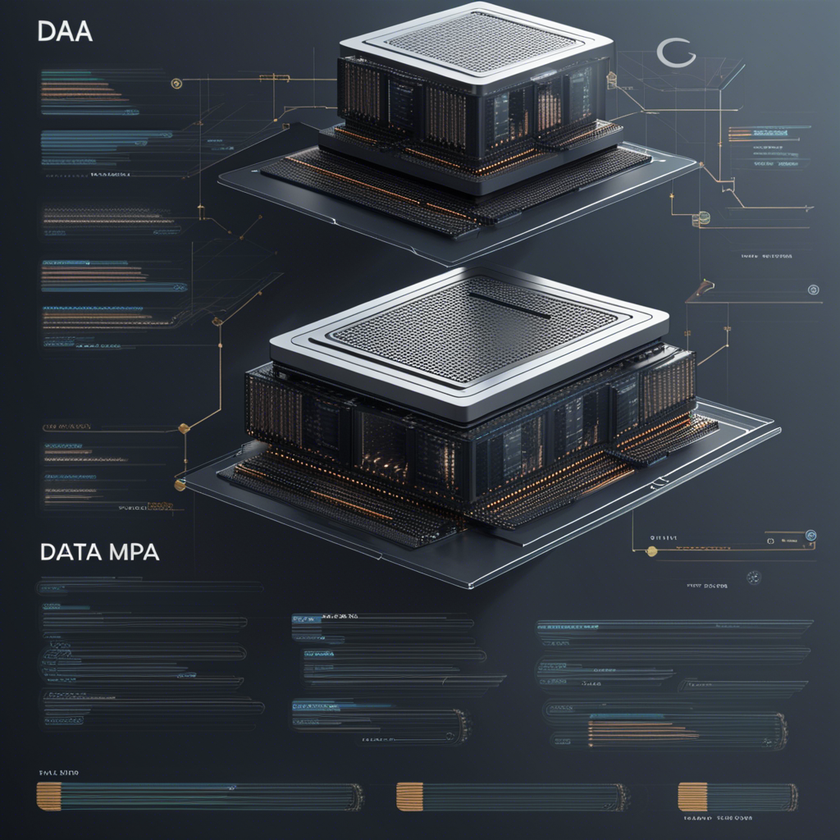
#> input picture img/数据中台.png, 840 x 840 px, shrunk from 1024 x 1024 before the run, found by its file name
$ python opencv-slide.py
#> lines starting #> are read from the running program, lines starting #| are printed output that depends on the picture; long printed decimals are rounded
import cv2 as cv
import numpy

img = cv.imread("./img/数据中台.png", flags=cv.IMREAD_GRAYSCALE)
#> img: shape (840, 840); min 0, max 255, mean 57.9
roi = img[150:250, 150:250]
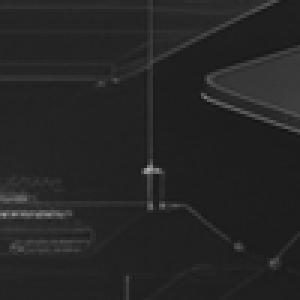
#> roi: shape (100, 100) (shown 3 times larger); min 21, max 176, mean 37.2

match = cv.matchTemplate(img, roi, cv.TM_CCORR_NORMED)
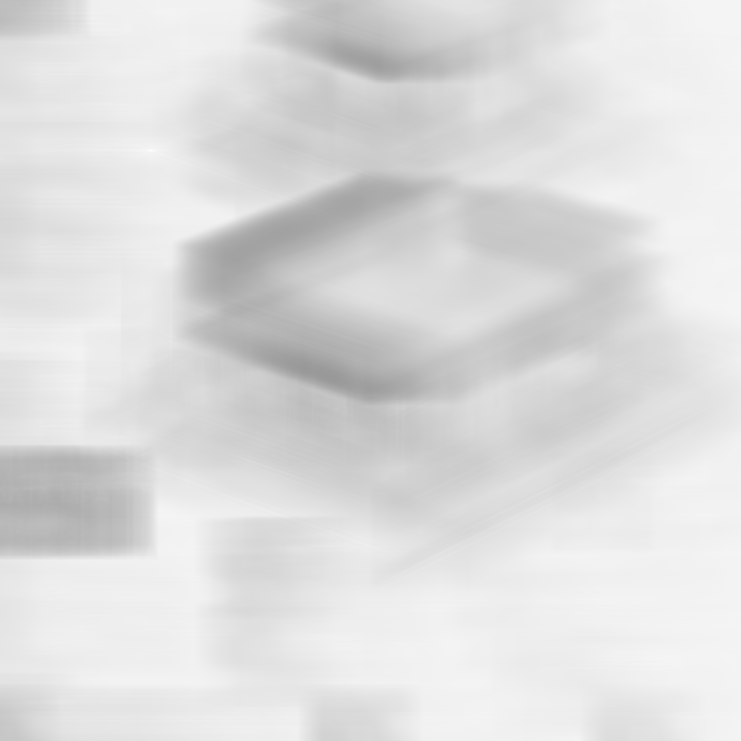
#> match: shape (741, 741) float32; min 0.598, max 1, mean 0.87
info = cv.minMaxLoc(match)
#> info = (0.598, 1, (302, 367), (150, 150))
print(info)
#| (0.5977, 1.000, (302, 367), (150, 150))

cv.imshow("img", img)


cv.waitKey(0)
cv.destroyAllWindows()
